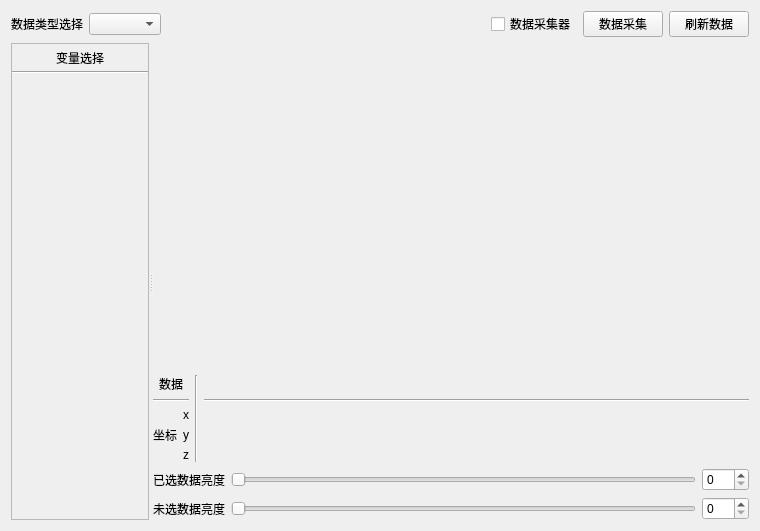
<?xml version="1.0" encoding="UTF-8"?>
<ui version="4.0">
 <class>igQtDataChangeWidget</class>
 <widget class="QWidget" name="igQtDataChangeWidget">
  <property name="geometry">
   <rect>
    <x>0</x>
    <y>0</y>
    <width>760</width>
    <height>531</height>
   </rect>
  </property>
  <property name="windowTitle">
   <string>Form</string>
  </property>
  <layout class="QVBoxLayout" name="verticalLayout_2">
   <item>
    <layout class="QHBoxLayout" name="horizontalLayout">
     <item>
      <widget class="QLabel" name="label_10">
       <property name="text">
        <string>数据类型选择</string>
       </property>
      </widget>
     </item>
     <item>
      <widget class="QComboBox" name="dataTypeChoose"/>
     </item>
     <item>
      <spacer name="horizontalSpacer">
       <property name="orientation">
        <enum>Qt::Horizontal</enum>
       </property>
       <property name="sizeHint" stdset="0">
        <size>
         <width>40</width>
         <height>20</height>
        </size>
       </property>
      </spacer>
     </item>
     <item>
      <widget class="QCheckBox" name="dataGetTool">
       <property name="text">
        <string>数据采集器</string>
       </property>
      </widget>
     </item>
     <item>
      <widget class="QPushButton" name="draw">
       <property name="text">
        <string>数据采集</string>
       </property>
      </widget>
     </item>
     <item>
      <widget class="QPushButton" name="refreshData">
       <property name="text">
        <string>刷新数据</string>
       </property>
      </widget>
     </item>
    </layout>
   </item>
   <item>
    <widget class="QSplitter" name="splitter">
     <property name="sizePolicy">
      <sizepolicy hsizetype="Expanding" vsizetype="Expanding">
       <horstretch>0</horstretch>
       <verstretch>0</verstretch>
      </sizepolicy>
     </property>
     <property name="orientation">
      <enum>Qt::Horizontal</enum>
     </property>
     <property name="childrenCollapsible">
      <bool>false</bool>
     </property>
     <widget class="QScrollArea" name="scrollArea">
      <property name="sizePolicy">
       <sizepolicy hsizetype="Preferred" vsizetype="Expanding">
        <horstretch>0</horstretch>
        <verstretch>0</verstretch>
       </sizepolicy>
      </property>
      <property name="minimumSize">
       <size>
        <width>90</width>
        <height>0</height>
       </size>
      </property>
      <property name="widgetResizable">
       <bool>true</bool>
      </property>
      <widget class="QWidget" name="widget_2">
       <property name="geometry">
        <rect>
         <x>0</x>
         <y>0</y>
         <width>150</width>
         <height>475</height>
        </rect>
       </property>
       <layout class="QVBoxLayout" name="verticalLayout_6">
        <property name="spacing">
         <number>0</number>
        </property>
        <property name="leftMargin">
         <number>0</number>
        </property>
        <property name="topMargin">
         <number>0</number>
        </property>
        <property name="rightMargin">
         <number>0</number>
        </property>
        <property name="bottomMargin">
         <number>0</number>
        </property>
        <item>
         <layout class="QVBoxLayout" name="layout">
          <property name="spacing">
           <number>4</number>
          </property>
          <property name="topMargin">
           <number>5</number>
          </property>
          <item>
           <widget class="QLabel" name="label">
            <property name="text">
             <string>变量选择</string>
            </property>
            <property name="alignment">
             <set>Qt::AlignCenter</set>
            </property>
           </widget>
          </item>
          <item>
           <widget class="Line" name="line_2">
            <property name="orientation">
             <enum>Qt::Horizontal</enum>
            </property>
           </widget>
          </item>
          <item>
           <layout class="QHBoxLayout" name="horizontalLayout_2">
            <item>
             <layout class="QGridLayout" name="variable">
              <property name="leftMargin">
               <number>3</number>
              </property>
              <property name="horizontalSpacing">
               <number>1</number>
              </property>
             </layout>
            </item>
            <item>
             <spacer name="horizontalSpacer_2">
              <property name="orientation">
               <enum>Qt::Horizontal</enum>
              </property>
              <property name="sizeHint" stdset="0">
               <size>
                <width>40</width>
                <height>20</height>
               </size>
              </property>
             </spacer>
            </item>
           </layout>
          </item>
          <item>
           <spacer name="verticalSpacer_2">
            <property name="orientation">
             <enum>Qt::Vertical</enum>
            </property>
            <property name="sizeHint" stdset="0">
             <size>
              <width>20</width>
              <height>460</height>
             </size>
            </property>
           </spacer>
          </item>
         </layout>
        </item>
       </layout>
      </widget>
     </widget>
     <widget class="QWidget" name="verticalLayoutWidget_2">
      <layout class="QVBoxLayout" name="verticalLayout">
       <item>
        <widget class="QWidget" name="drawWidget" native="true">
         <property name="sizePolicy">
          <sizepolicy hsizetype="Expanding" vsizetype="Expanding">
           <horstretch>0</horstretch>
           <verstretch>0</verstretch>
          </sizepolicy>
         </property>
         <layout class="QVBoxLayout" name="verticalLayout_4"/>
        </widget>
       </item>
       <item>
        <layout class="QGridLayout" name="gridLayout_2">
         <item row="4" column="3">
          <widget class="QLabel" name="value_z">
           <property name="sizePolicy">
            <sizepolicy hsizetype="Expanding" vsizetype="Preferred">
             <horstretch>0</horstretch>
             <verstretch>0</verstretch>
            </sizepolicy>
           </property>
           <property name="text">
            <string/>
           </property>
          </widget>
         </item>
         <item row="3" column="1">
          <widget class="QLabel" name="label_5">
           <property name="text">
            <string>y</string>
           </property>
           <property name="alignment">
            <set>Qt::AlignCenter</set>
           </property>
          </widget>
         </item>
         <item row="3" column="3">
          <widget class="QLabel" name="value_y">
           <property name="sizePolicy">
            <sizepolicy hsizetype="Expanding" vsizetype="Preferred">
             <horstretch>0</horstretch>
             <verstretch>0</verstretch>
            </sizepolicy>
           </property>
           <property name="text">
            <string/>
           </property>
          </widget>
         </item>
         <item row="2" column="3">
          <widget class="QLabel" name="value_x">
           <property name="sizePolicy">
            <sizepolicy hsizetype="Expanding" vsizetype="Preferred">
             <horstretch>0</horstretch>
             <verstretch>0</verstretch>
            </sizepolicy>
           </property>
           <property name="text">
            <string/>
           </property>
          </widget>
         </item>
         <item row="0" column="3">
          <widget class="QLabel" name="value_data">
           <property name="sizePolicy">
            <sizepolicy hsizetype="Expanding" vsizetype="Preferred">
             <horstretch>0</horstretch>
             <verstretch>0</verstretch>
            </sizepolicy>
           </property>
           <property name="text">
            <string/>
           </property>
          </widget>
         </item>
         <item row="2" column="1">
          <widget class="QLabel" name="label_4">
           <property name="text">
            <string>x</string>
           </property>
           <property name="alignment">
            <set>Qt::AlignCenter</set>
           </property>
          </widget>
         </item>
         <item row="4" column="1">
          <widget class="QLabel" name="label_7">
           <property name="text">
            <string>z</string>
           </property>
           <property name="alignment">
            <set>Qt::AlignCenter</set>
           </property>
          </widget>
         </item>
         <item row="2" column="0" rowspan="3">
          <widget class="QLabel" name="label_3">
           <property name="text">
            <string>坐标</string>
           </property>
           <property name="alignment">
            <set>Qt::AlignCenter</set>
           </property>
          </widget>
         </item>
         <item row="0" column="0" colspan="2">
          <widget class="QLabel" name="label_2">
           <property name="text">
            <string>数据</string>
           </property>
           <property name="alignment">
            <set>Qt::AlignCenter</set>
           </property>
          </widget>
         </item>
         <item row="1" column="3">
          <widget class="Line" name="line">
           <property name="orientation">
            <enum>Qt::Horizontal</enum>
           </property>
          </widget>
         </item>
         <item row="0" column="2" rowspan="5">
          <widget class="Line" name="line_4">
           <property name="orientation">
            <enum>Qt::Vertical</enum>
           </property>
          </widget>
         </item>
         <item row="1" column="0" colspan="2">
          <widget class="Line" name="line_3">
           <property name="orientation">
            <enum>Qt::Horizontal</enum>
           </property>
          </widget>
         </item>
        </layout>
       </item>
       <item>
        <layout class="QGridLayout" name="gridLayout">
         <item row="0" column="0">
          <widget class="QLabel" name="label_8">
           <property name="text">
            <string>已选数据亮度</string>
           </property>
          </widget>
         </item>
         <item row="0" column="2">
          <widget class="QSpinBox" name="choosedLightSpinBox">
           <property name="maximum">
            <number>255</number>
           </property>
          </widget>
         </item>
         <item row="0" column="1">
          <widget class="QSlider" name="choosedLightSlider">
           <property name="maximum">
            <number>255</number>
           </property>
           <property name="orientation">
            <enum>Qt::Horizontal</enum>
           </property>
          </widget>
         </item>
         <item row="1" column="0">
          <widget class="QLabel" name="label_9">
           <property name="text">
            <string>未选数据亮度</string>
           </property>
          </widget>
         </item>
         <item row="1" column="1">
          <widget class="QSlider" name="unChoosedLightSlider">
           <property name="maximum">
            <number>255</number>
           </property>
           <property name="orientation">
            <enum>Qt::Horizontal</enum>
           </property>
          </widget>
         </item>
         <item row="1" column="2">
          <widget class="QSpinBox" name="unChoosedLightSpinBox">
           <property name="maximum">
            <number>255</number>
           </property>
          </widget>
         </item>
        </layout>
       </item>
      </layout>
     </widget>
    </widget>
   </item>
  </layout>
 </widget>
 <resources/>
 <connections/>
</ui>
